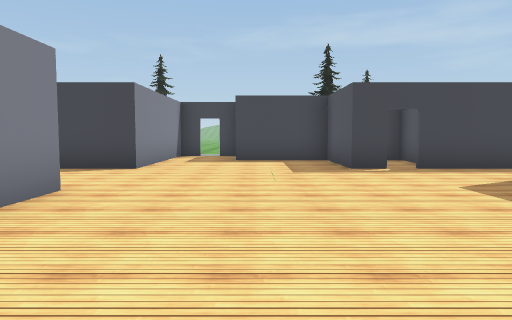
[1] (above)

18 first-person views from a walk through a scene from a Unity 3-D project. The camera is 1.4 m above the floor, tilts 4° down and sees 70° across. The floor is counted in squares, 2 m on a side. Each view is taken from the middle of a square. On the plan, view 1 faces up. The plan holds only what a view shows up to about 11 squares ahead; the rest is blank. The place goes on beyond the plan. Some surface patterns are stand-ins.

[2]
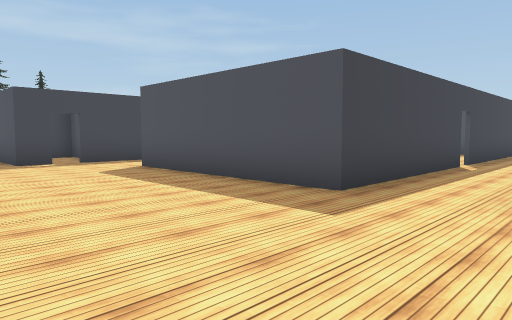

[3]
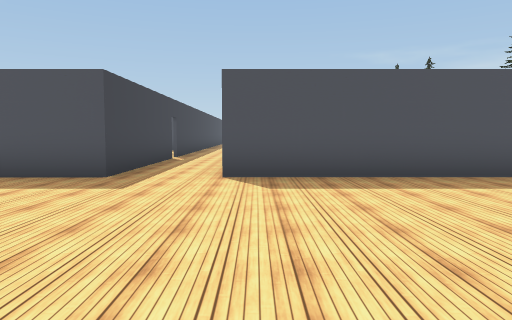

[4]
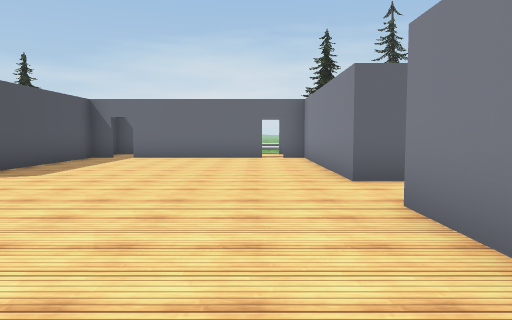

[5]
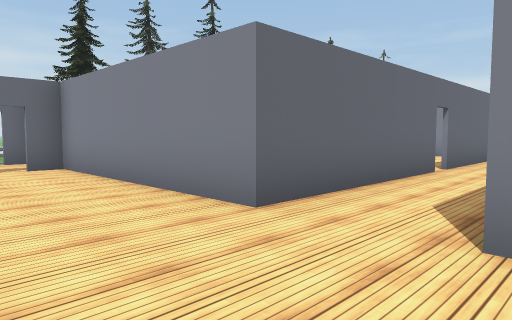

[6]
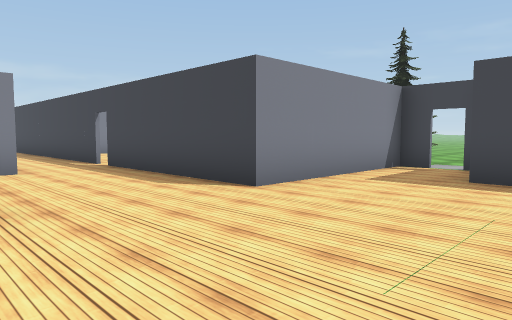

[7]
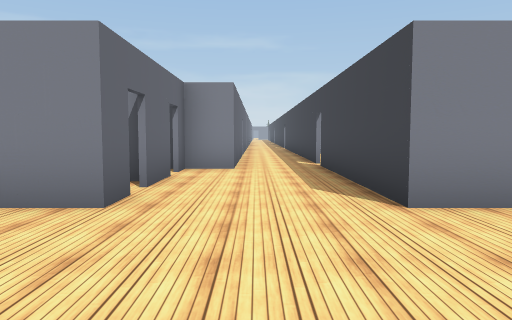

[8]
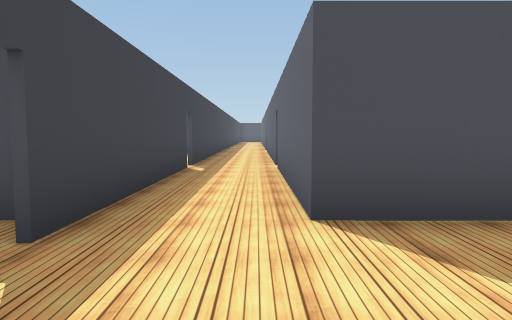

[9]
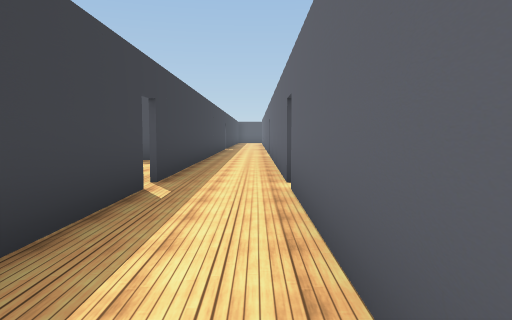

[10]
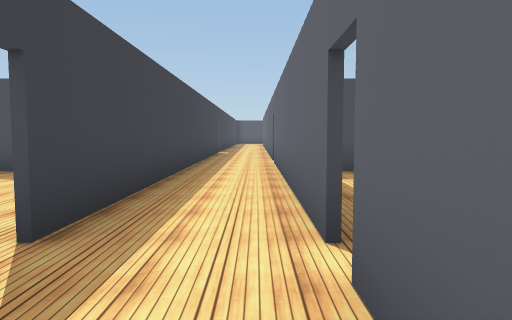

[11]
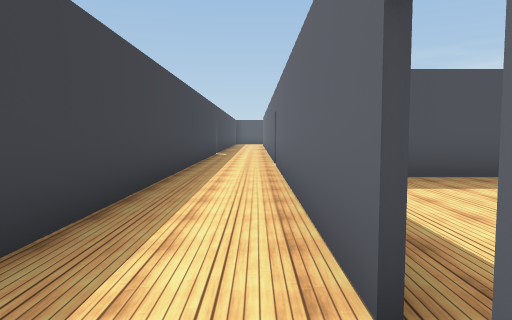

[12]
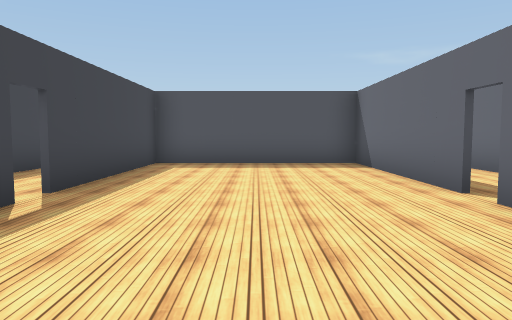

[13]
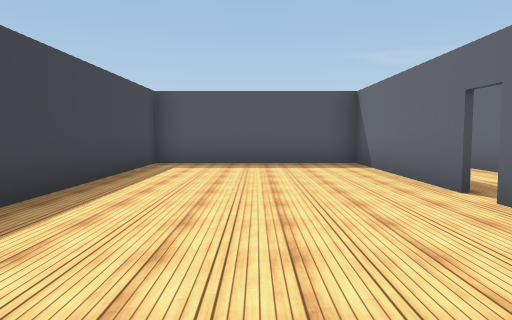

[14]
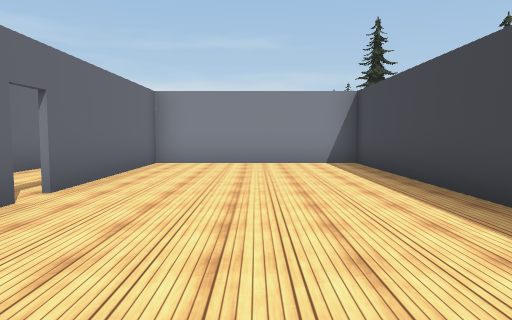

[15]
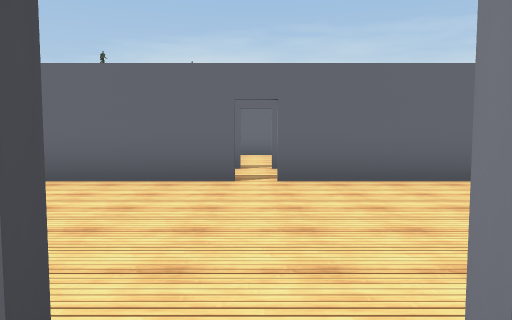

[16]
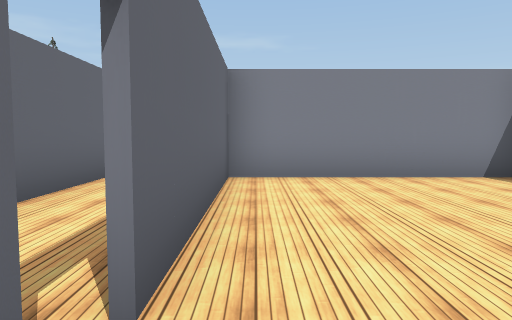

[17]
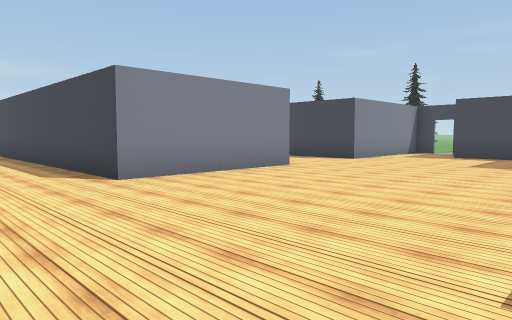

[18]
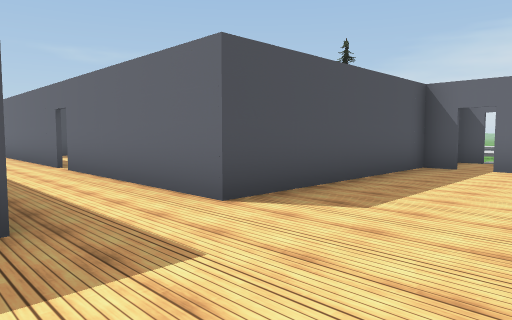

### Floor plan
Ten units are one square. View 1 is at (0, 0); x grows to the right and y downward. Boxes are objects, and circles mark ways between rooms. Rooms are numbered by the first view taken in them; rooms with no view inside come last. Other rooms are left out.
<svg viewBox="-90 -129 280 204">
<path fill="none" stroke="#000" d="M-32 -46 -24 -46 -24 -4 -85 -4M28 -74 20 -74 20 -100M39 -79 39 -100 -6 -100M-52 -46 -38 -46M-65 -46 -58 -46M88 -4 39 -4 39 -55 88 -55M-72 14 -24 14 -24 69 -18 69M92 14 141 14M92 -55 134 -55M-12 69 28 69M32 69 39 69 39 14 88 14M88 -74 32 -74M-84 -55 -64 -55 -64 -42M-85 14 -78 14M-78 -74 -85 -74M-18 -120 -24 -120 -24 -74 -72 -74M132 -4 92 -4M136 -74 92 -74M92 -6 139 -6 139 -54 92 -54M41 -52 41 -6 88 -6M92 -75 139 -75 139 -124 41 -124 41 -75 88 -75M170 -55 182 -55M134 -55 162 -55M185 -74 136 -74"/>
<circle cx="90" cy="-50" r="3" fill="#2a7"/>
<circle cx="90" cy="0" r="3" fill="#2a7"/>
<circle cx="90" cy="-70" r="3" fill="#2a7"/>
<circle cx="130" cy="-60" r="3" fill="#2a7"/>
<text x="10" y="-20">1</text>
<text x="90" y="-30">2</text>
<text x="90" y="-100">3</text>
<text x="160" y="-60">4</text>
</svg>
Room 1 opens to room 2. Room 1 opens to room 3. Room 1 opens to room 4.

Where each view was taken, in squares from view 1:
view 1: 0 up, 0 right, facing up
view 2: 2 down, 0 right, facing up-right
view 3: 2 down, 2 left, facing right
view 4: 4 up, 1 left, facing down
view 5: 1 up, 0 right, facing down-left
view 6: 4 up, 1 right, facing up-left
view 7: 6 up, 1 right, facing left
view 8: 6 up, 1 right, facing right
view 9: 6 up, 4 right, facing right
view 10: 6 up, 7 right, facing right
view 11: 6 up, 8 right, facing right
view 12: 3 up, 5 right, facing right
view 13: 10 up, 5 right, facing right
view 14: 10 up, 13 right, facing left
view 15: 6 up, 9 right, facing down
view 16: 1 up, 10 right, facing left
view 17: 2 down, 3 right, facing up-left
view 18: 1 up, 1 right, facing down-right
